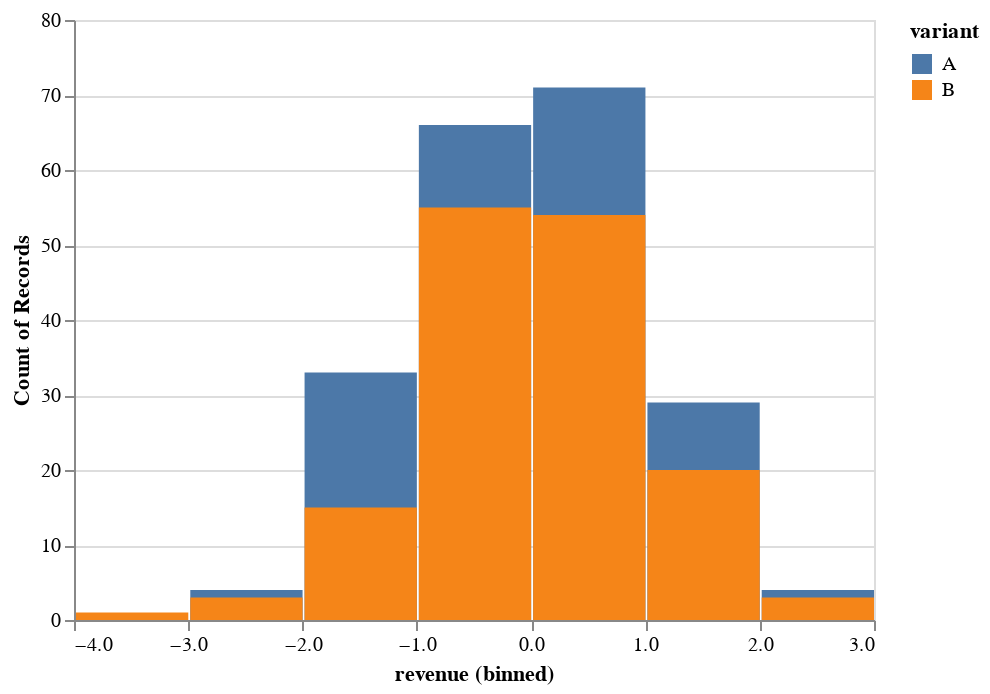

Notebook cell for this chart:
### Code cell
df_new = df_A.append(df_B, ignore_index=True)
selection = alt.selection_multi(fields=[VARIANT], bind='legend')
alt.Chart(df_new).mark_bar().encode(
    x=alt.X(REVENUE, bin=True),
    y=alt.Y('count()', stack=None),
    color=alt.Color(VARIANT),
    opacity=alt.condition(selection, alt.value(1), alt.value(0))
).add_selection(selection)

### Figure 1 — Vega-Lite specification as saved in the notebook (floating-point values rounded to 4 significant figures; data arrays with more than 128 entries replaced by an {"elided": "..."} marker saying what was removed)
{"config": {"view": {"continuousWidth": 400, "continuousHeight": 300}}, "data": {"name": "data-30139fbc21f35d0d7d2a231fa46be245"}, "mark": "bar", "encoding": {"color": {"type": "nominal", "field": "variant"}, "opacity": {"condition": {"value": 1, "selection": "selector005"}, "value": 0}, "x": {"type": "quantitative", "bin": true, "field": "revenue"}, "y": {"type": "quantitative", "aggregate": "count", "stack": null}}, "selection": {"selector005": {"type": "multi", "fields": ["variant"], "bind": "legend"}}, "$schema": "https://vega.github.io/schema/vega-lite/v4.8.1.json", "datasets": {"data-30139fbc21f35d0d7d2a231fa46be245": {"elided": "358 records"}}}
